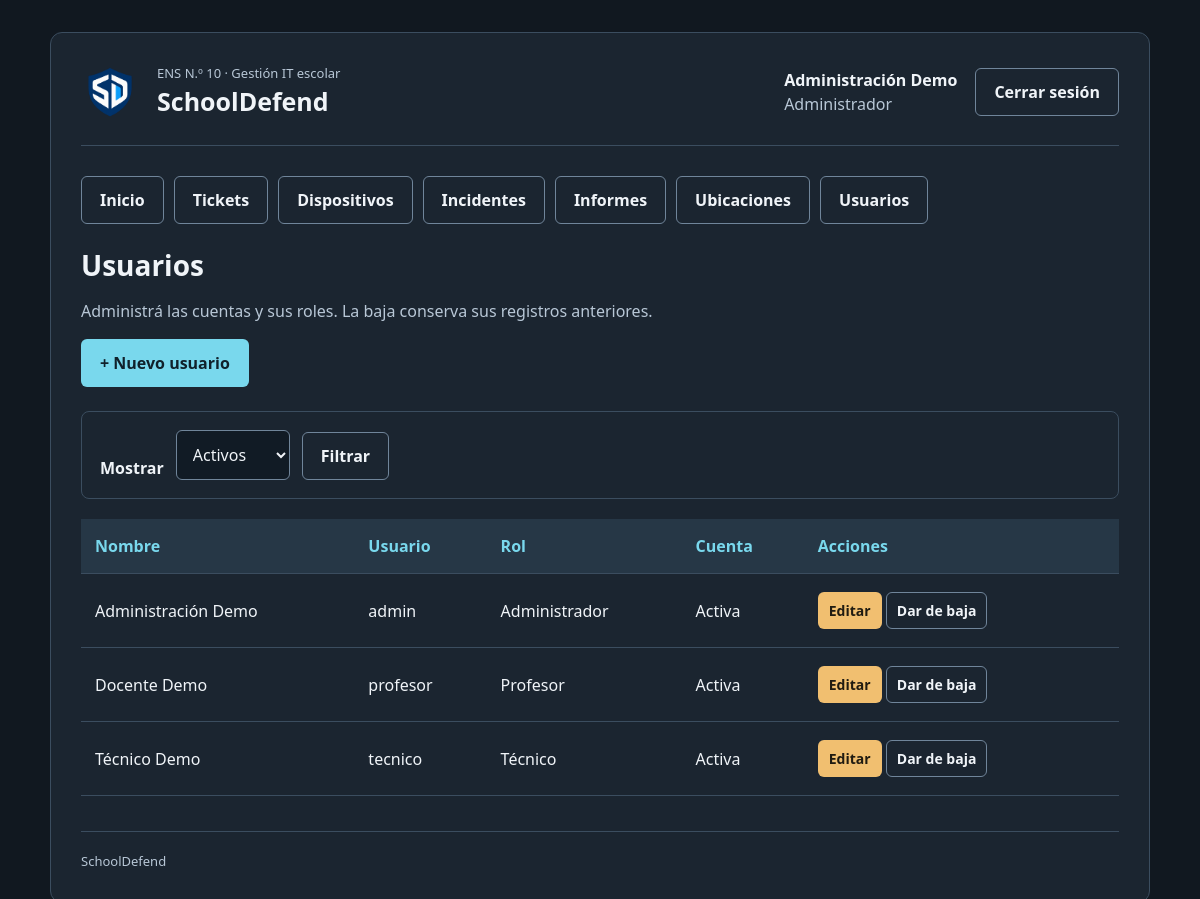
Page /usuarios/index.php (signed in) on the committed database.
### tables this page shows
CREATE TABLE usuarios (
    id_usuario INT UNSIGNED AUTO_INCREMENT PRIMARY KEY,
    nombre VARCHAR(100) NOT NULL,
    nombre_usuario VARCHAR(50) NOT NULL UNIQUE,
    password_hash VARCHAR(255) NOT NULL,
    rol ENUM('administrador','tecnico','profesor') NOT NULL,
    fecha_creacion DATETIME NOT NULL DEFAULT CURRENT_TIMESTAMP,
    activo TINYINT NOT NULL DEFAULT 1,
    fecha_baja DATETIME NULL,
    id_usuario_baja INT UNSIGNED NULL,
    motivo_baja VARCHAR(255) NULL,
    FOREIGN KEY (id_usuario_baja) REFERENCES usuarios(id_usuario) ON DELETE RESTRICT
);

### includes/funciones.php (called while the page is built, shortened)
<?php
function escapar($texto)
{
    return htmlspecialchars((string) $texto, ENT_QUOTES, 'UTF-8');
}
function nombreRol($rol)
{
    $nombresRoles = [
        'administrador' => 'Administrador',
        'tecnico' => 'Técnico',
        'profesor' => 'Profesor'
    ];
    return $nombresRoles[$rol] ?? 'Sin rol';
}
function textoEntrada($datos, $campo, $valorInicial = '')
{
    if (!isset($datos[$campo]) || !is_string($datos[$campo])) {
        return $valorInicial;
    }
    return trim($datos[$campo]);
}

### includes/sesion.php (called while the page is built, shortened)
<?php
require_once __DIR__ . '/funciones.php';
function usuarioActual()
{
    $pdo = getConexion();
    $sqlUsuario = "
        SELECT id_usuario, nombre, nombre_usuario, rol
        FROM usuarios
        WHERE id_usuario = ?
          AND activo = 1";
    $consultaUsuario = $pdo->prepare($sqlUsuario);
    $consultaUsuario->execute([$_SESSION['id_usuario']]);
    $usuario = $consultaUsuario->fetch();
    return $usuario;
}
function exigirSesion($rutaLogin = 'login.php')
{
    $usuario = usuarioActual();
    return $usuario;
}

### usuarios/index.php (the view, shortened to what this page needs)
<?php
require_once __DIR__ . '/../includes/sesion.php';
$usuario = exigirSesion('../login.php');
$pdo = getConexion();
$rutaBase = '../';
$filtroActivo = textoEntrada($_GET, 'activo', '1');
$sqlUsuarios = 'SELECT id_usuario, nombre, nombre_usuario, rol, activo FROM usuarios';
$parametros = [];
if ($filtroActivo !== 'todos') {
    $sqlUsuarios .= ' WHERE activo = ?';
    $parametros[] = $filtroActivo;
}
$sqlUsuarios .= ' ORDER BY nombre, id_usuario';
$consultaUsuarios = $pdo->prepare($sqlUsuarios);
$consultaUsuarios->execute($parametros);
$usuarios = $consultaUsuarios->fetchAll();
require_once __DIR__ . '/../includes/encabezado.php';
?>
<h1>Usuarios</h1>
<p class="texto-secundario">Administrá las cuentas y sus roles. La baja conserva sus registros anteriores.</p>
<div class="acciones">
    <a class="boton" href="formulario.php">+ Nuevo usuario</a>
</div>
<form method="get" class="filtros">
    <label for="activo">Mostrar</label>
    <select id="activo" name="activo">
        <option value="1" <?= $filtroActivo === '1' ? 'selected' : '' ?>>Activos</option>
    </select>
    <button class="boton boton-secundario" type="submit">Filtrar</button>
</form>
<?php if (!$usuarios): ?>
    <p>No hay usuarios para este filtro.</p>
<?php else: ?>
    <div class="tabla-contenedor">
        <table>
            <thead>
                <tr>
                    <th>Nombre</th>
                    <th>Usuario</th>
                    <th>Rol</th>
                    <th>Cuenta</th>
                    <th>Acciones</th>
                </tr>
            </thead>
            <tbody>
                <?php foreach ($usuarios as $cuenta): ?>
                    <tr>
                        <td><?= escapar($cuenta['nombre']) ?></td>
                        <td><?= escapar($cuenta['nombre_usuario']) ?></td>
                        <td><?= escapar(nombreRol($cuenta['rol'])) ?></td>
                        <td><?= $cuenta['activo'] ? 'Activa' : 'Inactiva' ?></td>
                        <td class="acciones-tabla">
                            <a class="boton boton-editar" href="formulario.php?id=<?= (int) $cuenta['id_usuario'] ?>">Editar</a>
                            <a class="boton boton-secundario" href="baja.php?id=<?= (int) $cuenta['id_usuario'] ?>"><?= $cuenta['activo'] ? 'Dar de baja' : 'Reactivar' ?></a>
                        </td>
                    </tr>
                <?php endforeach; ?>
            </tbody>
        </table>
    </div>
<?php endif; ?>
<?php require_once __DIR__ . '/../includes/pie.php'; ?>

### includes/encabezado.php (shortened to what this page needs)
<?php
$rutaBase = $rutaBase ?? '';
$rutaEstilos = escapar($rutaBase . 'css/estilos.css');
$rutaLogoEncabezado = escapar($rutaBase . 'Imagenes/logo-escudo.png');
$rutaCerrarSesion = escapar($rutaBase . 'logout.php');
$mostrarCuenta = !empty($usuario);
$nombreCuenta = '';
$rolCuenta = '';
$enlacesMenu = [];
if ($mostrarCuenta) {
    $nombreCuenta = escapar($usuario['nombre']);
    $rolCuenta = escapar(nombreRol($usuario['rol']));
    $enlacesMenu['Inicio'] = $rutaBase . 'index.php';
    $enlacesMenu['Tickets'] = $rutaBase . 'tickets/index.php';
    if (in_array($usuario['rol'], ['administrador', 'tecnico'], true)) {
        $enlacesMenu['Dispositivos'] = $rutaBase . 'dispositivos/index.php';
        $enlacesMenu['Incidentes'] = $rutaBase . 'incidentes/index.php';
        $enlacesMenu['Informes'] = $rutaBase . 'informes/index.php';
    }
    if ($usuario['rol'] === 'administrador') {
        $enlacesMenu['Ubicaciones'] = $rutaBase . 'ubicaciones/index.php';
        $enlacesMenu['Usuarios'] = $rutaBase . 'usuarios/index.php';
    }
}
?>
<!DOCTYPE html>
<html lang="es">
    <head>
        <link rel="stylesheet" href="<?= $rutaEstilos ?>">
    </head>
    <body>
        <div class="contenedor">
            <header class="encabezado">
                <div class="marca">
                    <img class="logo-encabezado" src="<?= $rutaLogoEncabezado ?>" alt="">
                    <div>
                        <p class="institucion">ENS N.º 10 · Gestión IT escolar</p>
                        <p class="nombre-sistema">SchoolDefend</p>
                    </div>
                </div>
                <?php if ($mostrarCuenta): ?>
                    <div class="cuenta">
                        <div>
                            <strong><?= $nombreCuenta ?></strong>
                            <br>
                            <span class="texto-secundario"><?= $rolCuenta ?></span>
                        </div>
                        <form method="post" action="<?= $rutaCerrarSesion ?>">
                            <button class="boton boton-secundario" type="submit">Cerrar sesión</button>
                        </form>
                    </div>
                <?php endif; ?>
            </header>
            <?php if ($mostrarCuenta): ?>
                <nav class="menu" aria-label="Menú principal">
                    <?php foreach ($enlacesMenu as $nombreEnlace => $rutaEnlace): ?>
                        <a class="boton boton-secundario" href="<?= escapar($rutaEnlace) ?>"><?= escapar($nombreEnlace) ?></a>
                    <?php endforeach; ?>
                </nav>
            <?php endif; ?>
            <main id="contenido">

### css/estilos.css (style rules this page uses)
:root { color-scheme: dark; --fondo: #111820; --panel: #1b2530; --borde: #3b4d5f; --texto: #f0f4f8; --secundario: #b8c7d6; --acento: #79d8ed; --decoracion-link: none; }
* { box-sizing: border-box; }
body { margin: 0; padding: 32px 20px; background: var(--fondo); color: var(--texto); font-family: 'Segoe UI', Arial, sans-serif; font-size: 16px; line-height: 1.5; }
.contenedor { max-width: 1100px; margin: auto; padding: 30px; background: var(--panel); border: 1px solid var(--borde); border-radius: 12px; }
.encabezado, .marca, .cuenta { display: flex; align-items: center; gap: 18px; }
.encabezado { justify-content: space-between; flex-wrap: wrap; padding-bottom: 24px; margin-bottom: 30px; border-bottom: 1px solid var(--borde); }
.logo-encabezado { width: 58px; height: 58px; object-fit: contain; flex-shrink: 0; }
.institucion, .nombre-sistema { margin: 0; }
.institucion { font-size: 13px; color: var(--secundario); }
.nombre-sistema { font-size: 25px; font-weight: 700; }
h1 { font-size: 28px; line-height: 1.25; margin: 0 0 12px; }
.texto-secundario, .ayuda { color: var(--secundario); }
label { font-weight: 600; }
input, select, textarea { width: 100%; padding: 12px; margin-bottom: 10px; border: 1px solid #70859a; border-radius: 6px; background: #111b25; color: var(--texto); font: inherit; }
.boton { display: inline-block; padding: 11px 18px; border: 1px solid transparent; border-radius: 6px; background: var(--acento); color: #10212b; font: inherit; font-weight: 700; cursor: pointer; text-decoration: none; transition: all 0.2s ease; }
.boton-secundario { background: transparent; color: var(--texto); border-color: #70859a; }
.tabla-contenedor { overflow-x: auto; }
table { width: 100%; border-collapse: collapse; text-align: left; }
th { background: #263746; color: var(--acento); }
th, td { padding: 15px 14px; border-bottom: 1px solid var(--borde); }
a { text-decoration: none; transition: all 0.2s ease; color: var(--acento); }
.menu, .acciones { display: flex; flex-wrap: wrap; gap: 10px; margin-bottom: 24px; }
.filtros { display: flex; flex-wrap: wrap; align-items: end; gap: 12px; padding: 18px; margin: 20px 0; border: 1px solid var(--borde); border-radius: 8px; }
.filtros label { display: block; }
.filtros input, .filtros select { width: auto; max-width: 100%; margin: 0; }
.acciones-tabla { min-width: 220px; }
.acciones-tabla .boton { padding: 7px 10px; margin: 3px 0; font-size: 14px; }
.boton-editar { background: #f1bf70; color: #201b11; }

### rows in the picture
usuarios: nombre "Administración Demo", rol "Administrador", nombre_usuario "admin", activo "Activa"
usuarios: nombre "Docente Demo", nombre_usuario "profesor", rol "Profesor", activo "Activa"
usuarios: nombre "Técnico Demo", nombre_usuario "tecnico", rol "Técnico", activo "Activa"

### other values in the picture
escapar($nombreEnlace) "Inicio"
escapar($nombreEnlace) "Tickets"
escapar($nombreEnlace) "Dispositivos"
escapar($nombreEnlace) "Incidentes"
escapar($nombreEnlace) "Informes"
escapar($nombreEnlace) "Ubicaciones"
escapar($nombreEnlace) "Usuarios"
